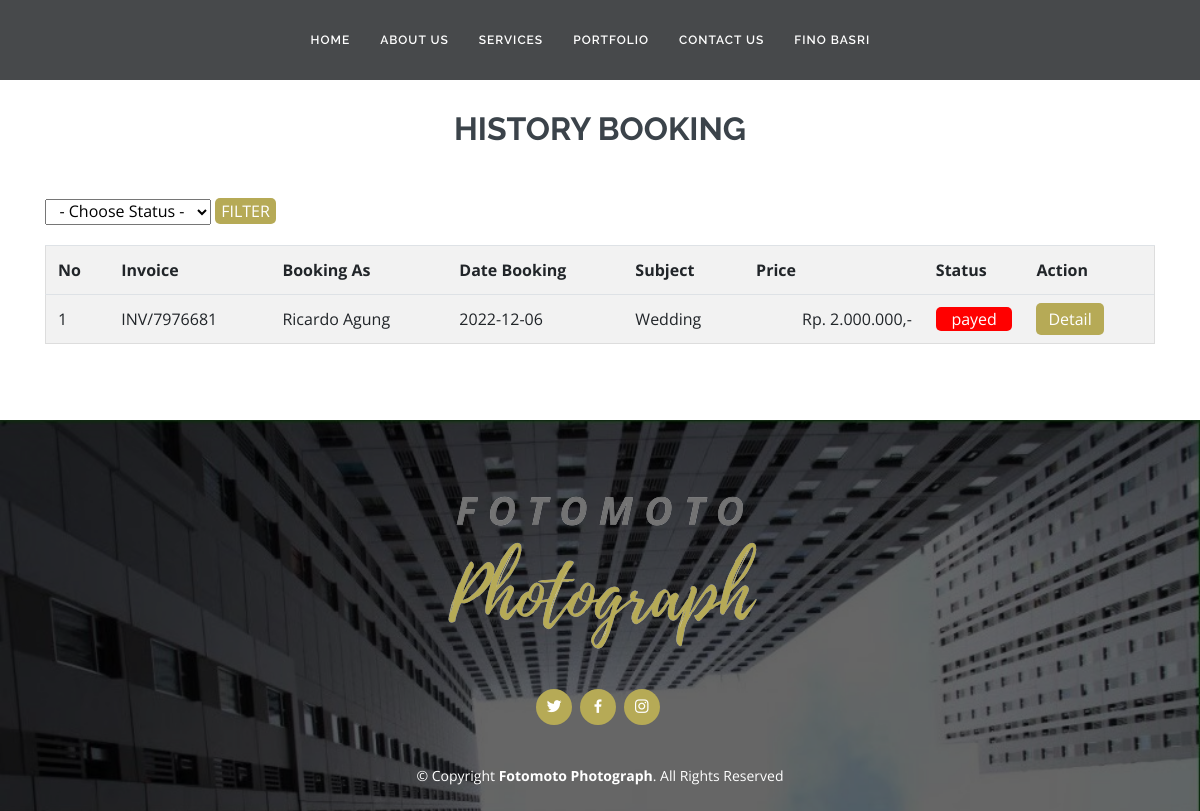
Before: /history.php (signed in) with the older database file.
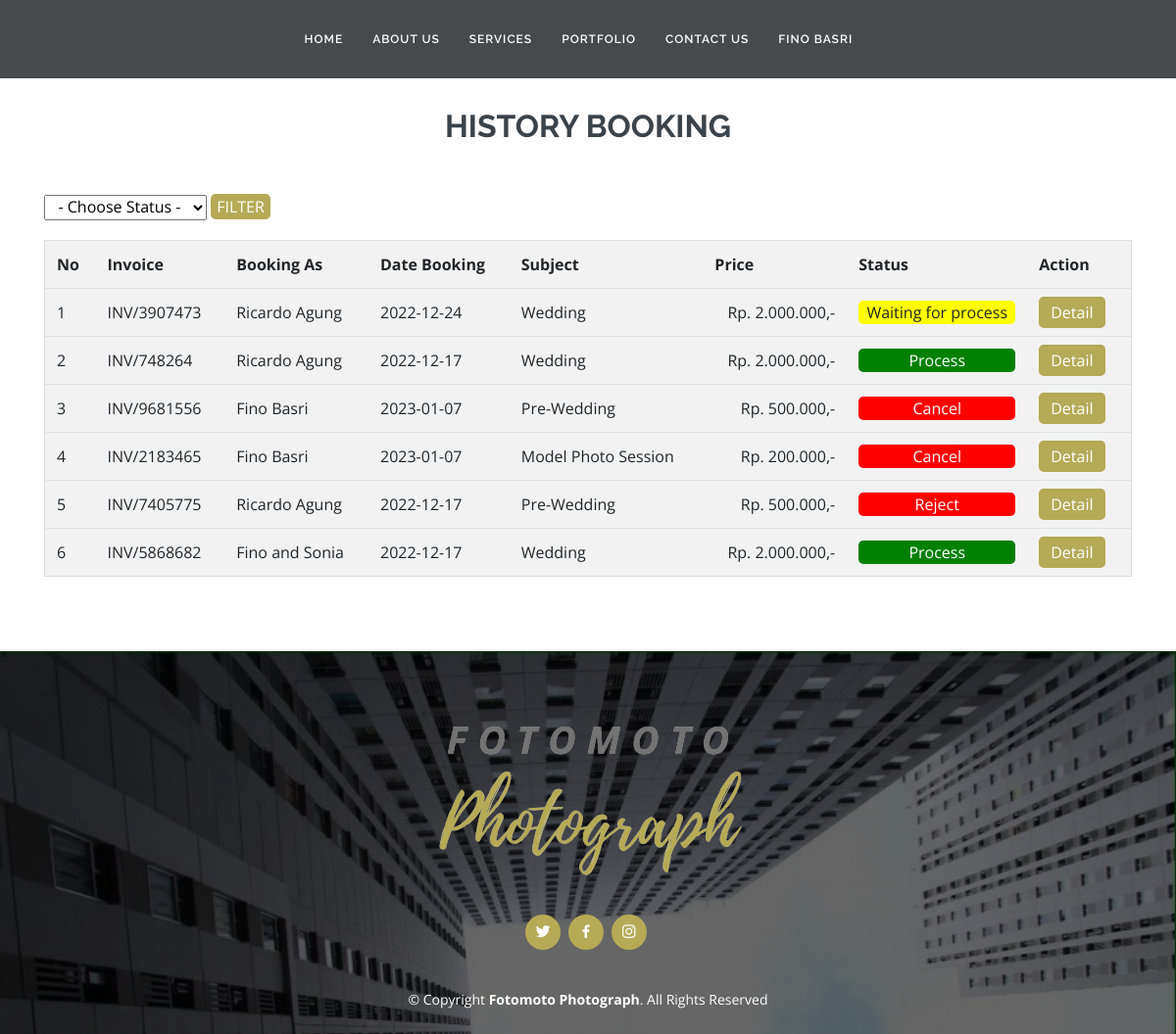
After: the same page with the newer database file.
### tables this page shows
CREATE TABLE `booking`  (
  `id` int(11) NOT NULL AUTO_INCREMENT,
  `booking_as` varchar(255) NOT NULL,
  `invoice_id` int(11) NULL DEFAULT NULL,
  `subject` varchar(255) NULL DEFAULT NULL,
  `price` int(11) NULL DEFAULT NULL,
  `book_date` date NULL DEFAULT NULL,
  `additional` text NULL,
  `status_order` varchar(300) NULL DEFAULT NULL,
  `user_id` int(11) NOT NULL,
  `proof_payment` varchar(255) NULL DEFAULT NULL,
  `created_at` timestamp(0) NULL DEFAULT NULL ON UPDATE CURRENT_TIMESTAMP(0),
  `updated_at` timestamp(0) NULL DEFAULT NULL ON UPDATE CURRENT_TIMESTAMP(0),
  PRIMARY KEY (`id`) USING BTREE
);

### function/function.php (called while the page is built, shortened)
<?php
$conn = mysqli_connect("localhost","root","","fotomoto","3306");
function query($query){
    global $conn;
    $result = mysqli_query($conn, $query);
    $rows = [];
    while($row = mysqli_fetch_assoc($result)){
        $rows[] = $row;
    }
    return $rows;
}
?>

### history.php (the view, shortened to what this page needs)
<?php
require 'function/function.php';
$neworder = query("SELECT *
from booking cp
join user u on u.user_id = cp.user_id
where cp.status_order != 'book'
order by cp.id DESC");
?>
<!DOCTYPE html>
<html lang="en">
<?php $currentPage = "History Booking"; ?>
<?php include 'partials/head.php'?>
<body>
<?php include 'partials/navbar.php'?>
  <main id="main">
    <section id="contact" class="pricing">
    <div class="container">
    <div class="section-titlepage">
          <h2>History Booking</h2>
        </div>
        <div class="btn-tambah" style="margin-bottom:20px;">
               <form action="history.php" method="post">
                 <select id="status" name="status" style="text-align:center;">
                     <option selected="true" value="" disabled="disabled">- Choose Status -</option>
                  </select>
                  <button class="btn-action" name="filter">FILTER</button>
               </form>
            </div>
        <div style="overflow-x:auto;">
          <table id="add-row" class="display table table-striped table-hover dataTable"
                cellspacing="0" width="100%" role="grid" aria-describedby="add-row_info"
                style="width: 100%;">
                <tr role="row">
                    <th>No</th>
                    <th>Invoice</th>
                    <th>Booking As</th>
                    <th>Date Booking</th>
                    <th>Subject</th>
                    <th>Price</th>
                    <th>Status</th>
                    <th>Action</th>
                </tr>
                <?php $i=1;?>
                <?php foreach($neworder as $new): ?>
                <tr>
                    <td><?php echo $i;?></td>
                    <td>INV/<?=$new["invoice_id"];?></td>
                    <td><?=$new["booking_as"];?></td>
                    <td><?=$new["book_date"];?></td>
                    <td><?=$new["subject"];?></td>
                    <td style="text-align:right;">Rp. <?=number_format($new["price"],0,',','.');?>,-</td>
                    <td>
                      <?php if($new["status_order"]=="Payed"):?>
                        <div style="background-color:yellow;text-align:center;border-radius:5px;">
                        Waiting for process
                        </div>
                      <?php elseif($new["status_order"]=="Process"):?>
                        <div style="background-color:green;color:white;text-align:center;border-radius:5px;">
                        <?=$new["status_order"];?>
                        </div>
                      <?php else:?>
                        <div style="background-color:red;color:white;text-align:center;border-radius:5px;">
                        <?=$new["status_order"];?>
                        </div>
                      <?php endif;?>
                    </td>
                    <td style="display:flex;">
                        <form action="" method="post">
                          <a class="btn-action" style="padding:5px 12px;color:white;margin-right:5px;" href="detail.php?invoice_id=<?php echo $new["invoice_id"];?>" title="Detail">
                            Detail
                          </a>
                        </form>
                    </td>
                </tr>
                <?php $i++;?>
                <?php endforeach;?>
        </table>
    </div>
  </section>
  </main>
 <footer id="footer">
  <div class="container">
    <img src="assets/img/footer/fotomoto.png" alt="">
    <div class="social-links">
      <a href="#" class="twitter"><i class="bx bxl-twitter"></i></a>
      <a href="#" class="facebook"><i class="bx bxl-facebook"></i></a>
      <a href="#" class="instagram"><i class="bx bxl-instagram"></i></a>
    </div>
    <div class="copyright">
      &copy; Copyright <strong><span>Fotomoto Photograph</span></strong>. All Rights Reserved
    </div>
    </div>
</footer>
</body>
</html>

### partials/head.php (shortened to what this page needs)
<!DOCTYPE html>
<html lang="en">
<head>
  <link href="assets/vendor/bootstrap/css/bootstrap.min.css" rel="stylesheet">
  <link href="assets/vendor/icofont/icofont.min.css" rel="stylesheet">
  <link href="assets/vendor/boxicons/css/boxicons.min.css" rel="stylesheet">
  <link href="assets/vendor/owl.carousel/assets/owl.carousel.min.css" rel="stylesheet">
  <link href="assets/vendor/venobox/venobox.css" rel="stylesheet">
  <?php if($currentPage == "Sign In" || $currentPage == "Sign Up"):?>
        <link href="assets/css/index.css" rel="stylesheet">
  <?php else:?>
        <link href="assets/css/style.css" rel="stylesheet">
  <?php endif;?>
</head>
</html>

### partials/navbar.php (shortened to what this page needs)
<!DOCTYPE html>
<html lang="en">
<?php if(!isset($_SESSION["key"])): ?>
<header id="header" class="fixed-top  d-flex justify-content-center align-items-center">
      <nav class="nav-menu d-none d-lg-block">
        <ul>
        <?php if($currentPage == "Home"):?>
          <li class="<?= ($currentPage == 'Home') ? 'active' : '' ?>"><a href="#hero">Home</a></li>
          <li><a href="#about">About Us</a></li>
          <li><a href="#services">Services</a></li>
          <li><a href="#portfolio">Portfolio</a></li>
          <li><a href="#contact">Contact Us</a></li>
        <?php else:?>
          <li class="<?= ($currentPage == 'Home') ? 'active' : '' ?>"><a href="home.php">Home</a></li>
          <li class="<?= ($currentPage == 'About Us') ? 'active' : '' ?>"><a href="about.php">About Us</a></li>
          <li class="<?= ($currentPage == 'Our Service' || $currentPage == 'Book Service') ? 'active' : '' ?>"><a href="services.php">Services</a></li>
          <li class="<?= ($currentPage == 'Portfolio') ? 'active' : '' ?>"><a href="portfolio.php">Portfolio</a></li>
          <li class="<?= ($currentPage == 'Contact Us') ? 'active' : '' ?>"><a href="contact.php">Contact Us</a></li>
        <?php endif;?>
          <li><a href="signin.php">Sign In</a></li>
        </ul>
      </nav>
  </header>
<?php else:?>
  <header id="header" class="fixed-top  d-flex justify-content-center align-items-center">
      <nav class="nav-menu d-none d-lg-block">
        <ul>
        <?php if($currentPage == "Home"):?>
          <li class="<?= ($currentPage == 'Home') ? 'active' : '' ?>"><a href="#hero">Home</a></li>
          <li><a href="#about">About Us</a></li>
          <li><a href="#services">Services</a></li>
          <li><a href="#portfolio">Portfolio</a></li>
          <li><a href="#contact">Contact Us</a></li>
        <?php else:?>
          <li class="<?= ($currentPage == 'Home') ? 'active' : '' ?>"><a href="home.php">Home</a></li>
          <li class="<?= ($currentPage == 'About Us') ? 'active' : '' ?>"><a href="about.php">About Us</a></li>
          <li class="<?= ($currentPage == 'Our Service' || $currentPage == 'Book Service') ? 'active' : '' ?>"><a href="services.php">Services</a></li>
          <li class="<?= ($currentPage == 'Portfolio') ? 'active' : '' ?>"><a href="portfolio.php">Portfolio</a></li>
          <li class="<?= ($currentPage == 'Contact Us') ? 'active' : '' ?>"><a href="contact.php">Contact Us</a></li>
        <?php endif;?>
          <li class="drop-down"><a href="#"><span><?=$_SESSION["name"];?></span> <i class="bi bi-chevron-down"></i></a>
          </li>
        </ul>
      </nav>
  </header>
<?php endif;?>
</html>

### assets/css/style.css (style rules this page uses)
body { font-family: "Open Sans", sans-serif; color: #444444; }
a { color: #B6AA56; }
h1, h2, h3, h4, h5, h6 { font-family: "Raleway", sans-serif; }
#header { z-index: 997; transition: all 0.5s; height: 80px; background: rgba(25, 28, 31, 0.8); }
.btn-action { background-color:#B6AA56; color:white; border:none; border-radius: 5px; }
.nav-menu, .nav-menu * { margin: 0; padding: 0; list-style: none; }
.nav-menu>ul { display: flex; }
.nav-menu>ul>li { position: relative; justify-content: center; }
.nav-menu a { display: block; position: relative; color: #fff; padding: 10px 15px; transition: 0.3s; font-size: 12px; font-family: "Raleway", sans-serif; text-transform: uppercase; font-weight: 600; letter-spacing: 1px; }
.nav-menu .drop-down>a:after { content: "\ea99"; font-family: IcoFont; padding-left: 5px; }
.mobile-nav { position: fixed; top: 55px; right: 15px; bottom: 15px; left: 15px; z-index: 9999; overflow-y: auto; background: #fff; transition: ease-in-out 0.2s; opacity: 0; visibility: hidden; border-radius: 10px; padding: 10px 0; }
.mobile-nav * { margin: 0; padding: 0; list-style: none; }
.mobile-nav a { display: block; position: relative; color: #3b434a; padding: 10px 20px; font-weight: 500; outline: none; }
.mobile-nav .drop-down>a:after { content: "\ea99"; font-family: IcoFont; padding-left: 10px; position: absolute; right: 15px; }
.mobile-nav .drop-down>a { padding-right: 35px; }
section { padding: 60px 0; }
.section-titlepage { text-align: center; padding: 50px 0 30px; position: relative; }
.section-titlepage h2 { font-size: 32px; font-weight: 700; text-transform: uppercase; margin-bottom: 20px; padding-bottom: 0; color: #3b434a; position: relative; z-index: 2; }
#footer { background: url("../img/hero-bg.jpg") top center no-repeat; background-size: cover; color: #fff; font-size: 14px; text-align: center; padding: 20px 0; position: relative; }
#footer::before { content: ""; position: absolute; left: 0; right: 0; top: 0; bottom: 0; background: rgba(0, 0, 0, 0.6); }
#footer .container { position: relative; }
#footer img { max-width: 100%; height: auto; }
#footer .social-links { margin: 0 0 40px 0; }
#footer .social-links a { font-size: 18px; display: inline-block; background: #B6AA56; color: #fff; line-height: 1; padding: 8px 0; margin-right: 4px; border-radius: 50%; text-align: center; width: 36px; height: 36px; transition: 0.3s; }
#footer .copyright { margin: 0 0 5px 0; }
table { border-collapse: collapse; border-spacing: 0; width: 100%; border: 1px solid #ddd; }
th, td { text-align: left; padding: 8px; }
tr:nth-child(even) { background-color: #f2f2f2 }

Changed rows visible on the page:
removed booking: invoice "7976681", booking_as "Ricardo Agung", book_date "2022-12-06", subject "Wedding", price "2.000.000", status_order "payed"
added booking: invoice "3907473", booking_as "Ricardo Agung", book_date "2022-12-24", subject "Wedding", price "2.000.000", status_order "Waiting for process"
added booking: invoice "748264", booking_as "Ricardo Agung", book_date "2022-12-17", subject "Wedding", price "2.000.000", status_order "Process"
added booking: invoice "9681556", booking_as "Fino Basri", book_date "2023-01-07", subject "Pre-Wedding", price "500.000", status_order "Cancel"
added booking: invoice "2183465", booking_as "Fino Basri", book_date "2023-01-07", subject "Model Photo Session", price "200.000", status_order "Cancel"
added booking: invoice "7405775", booking_as "Ricardo Agung", book_date "2022-12-17", subject "Pre-Wedding", price "500.000", status_order "Reject"
now on this page (row edited): booking: invoice "5868682", booking_as "Fino and Sonia", book_date "2022-12-17", subject "Wedding", price "2.000.000", status_order "Process"
